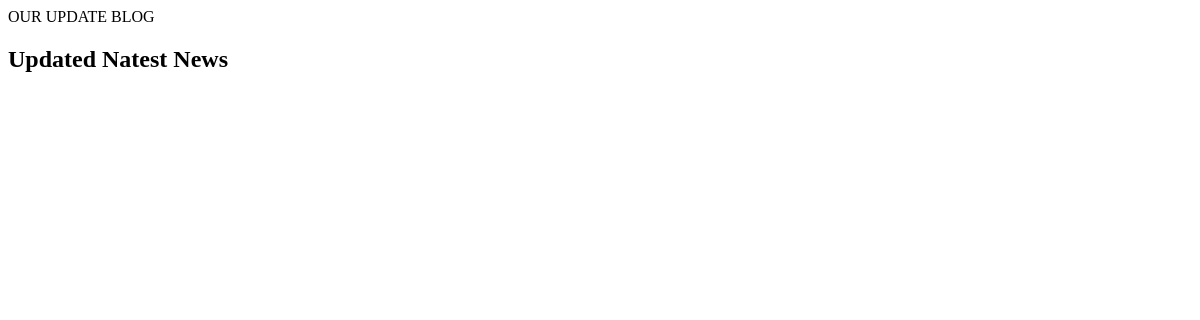
Before: /myapp/index/blog/ with the older database file.
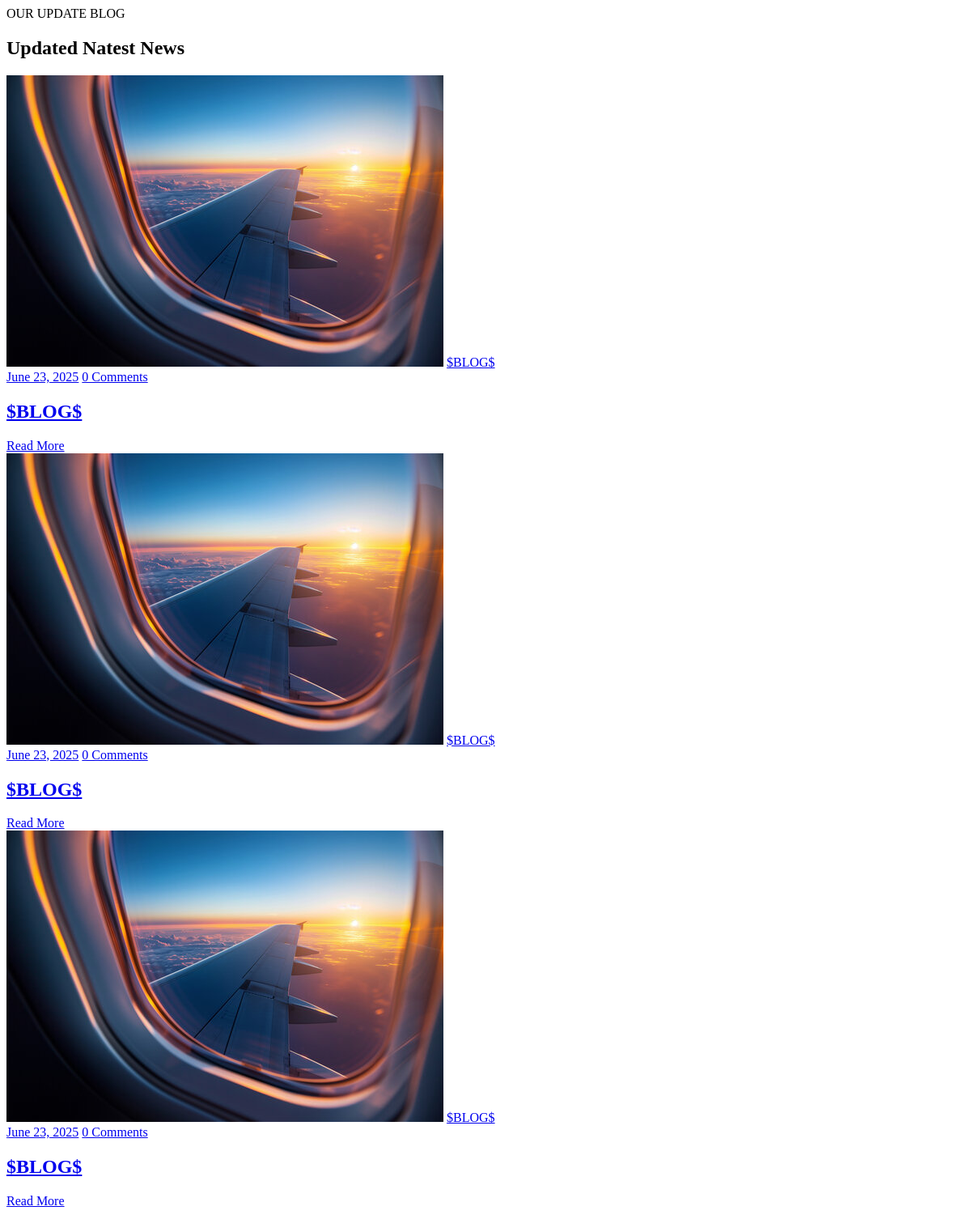
After: the same page with the newer database file.
### myapp/models.py (models this page shows, shortened)
class Post(models.Model):
    title = models.CharField(max_length=255)
    image = models.ImageField(upload_to='blog/',null=True,blank=True)
    category = models.CharField(max_length=100)
    content = models.TextField()
    created_at = models.DateTimeField(auto_now_add=True)

### myapp/views.py (the view)
# urls.py: path('index/blog/', blog, name='blog'),
def blog(request):
    posts = Post.objects.all().order_by('-created_at')[:3]
    return render(request, 'blog.html', {'posts': posts})

### templates/blog.html (shortened to what this page needs)
{% load static %}
          <section class="vs-blog__layout1 space" data-bg-src="{% static 'assets/img/bg/blog-bg1.png' %}">
            <div class="container">
                <div class="row justify-content-center">
                    <div class="col-lg-6">
                        <div class="title-area text-center wow animate__fadeInUp title-anime animation-style5" data-wow-delay="0.25s">
                            <span class="sec-subtitle justify-content-center title-anime__title">OUR UPDATE BLOG</span>
                            <h2 class="sec-title title-anime__title">Updated Natest News</h2>
                        </div>
                    </div>
                </div>
                <div class="row align-items-center">
                    {% for post in posts %}
                    {% if forloop.first %}
                    <div class="col-xl-6 wow animate__fadeInUp" data-wow-delay="0.35s">
                        <div class="vs-blog__style1  mb-0">
                            <div class="blog-img">
                                <a href="#"><img src="{{ post.image.url }}" alt="{{ post.title }}"></a>
                                <a href="#" class="blog-cate">{{ post.category }}</a>
                            </div>
                            <div class="blog-content">
                                <div class="blog-inner-author">
                                    <a href="#" class="blog-date">{{ post.created_at|date:"F d, Y"}}</a>
                                    <a href="#" class="blog-date">0 Comments</a>
                                </div>
                                <h2 class="blog-title"><a href="#">{{ post.title }}</a></h2>
                                <div class="blog-btn">
                                    <a class="link-btn" href="#"><span class="icon"></span>Read More</a>
                                </div>
                            </div>
                        </div>
                    </div>
                    <div class="col-xl-6 wow animate__fadeInUp" data-wow-delay="0.65s">
                        <div class="blog-box2">
                            {% else %}
                            <div class="vs-blog__style1 style2 mb-25">
                                <div class="row gx-4 align-items-center">
                                    <div class="col-xl-auto">
                                        <div class="blog-img">
                                            <a href="#"><img src="{{ post.image.url }}" alt="{{ post.title }}"></a>
                                            <a href="#" class="blog-cate">{{ post.category }}</a>
                                        </div>
                                    </div>
                                    <div class="col">
                                        <div class="blog-content">
                                            <div class="blog-inner-author">
                                                <a href="#" class="blog-date">{{ post.created_at|date:"F d, Y"}}</a>
                                                <a href="#" class="blog-date">0 Comments</a>
                                            </div>
                                            <h2 class="blog-title"><a href="#">{{ post.title }}</a></h2>
                                            <div class="blog-btn">
                                                <a class="link-btn" href="#"><span class="icon"></span>Read More</a>
                                            </div>
                                        </div>
                                    </div>
                                </div>
                            </div>
                            {% endif %}
                            {% endfor %}
                        </div>
                    </div>
                </div>
            </div>
          </section>

Changed rows visible on the page:
added Post: image (picture), category "$BLOG$", created_at "June 23, 2025", title "$BLOG$"
added Post: image (picture), category "$BLOG$", created_at "June 23, 2025", title "$BLOG$"
added Post: image (picture), category "$BLOG$", created_at "June 23, 2025", title "$BLOG$"
